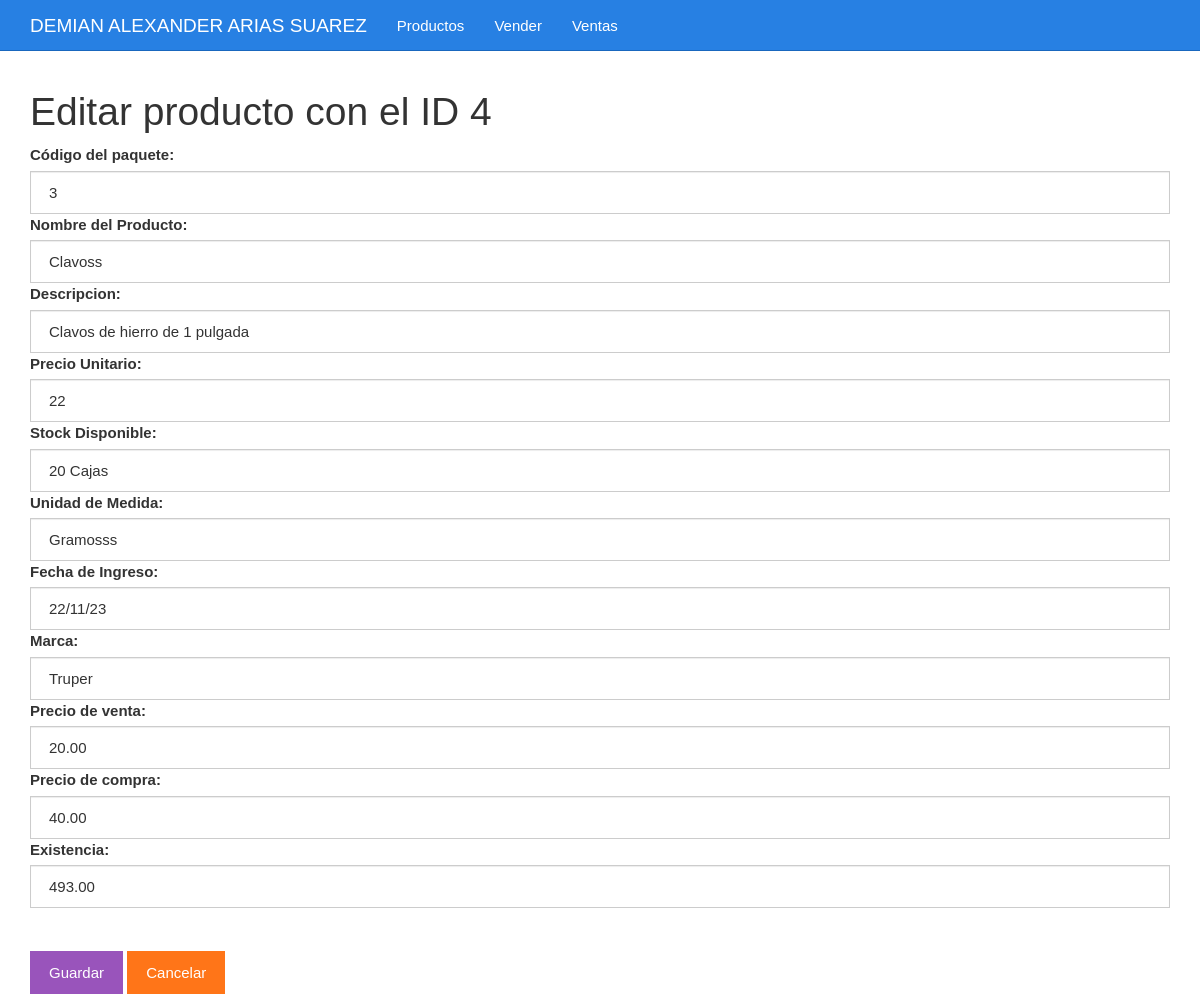
The page /editar.php?id=4 on the database its author committed.
### tables this page shows
CREATE TABLE `tbl_productos` (
  `id` bigint(20) UNSIGNED NOT NULL,
  `codigo` varchar(255) NOT NULL,
  `nombrep` varchar(255) NOT NULL,
  `descr` varchar(100) NOT NULL,
  `preciou` int(10) NOT NULL,
  `stockd` varchar(100) NOT NULL,
  `unidadm` varchar(255) NOT NULL,
  `fechai` varchar(100) NOT NULL,
  `marca` varchar(255) NOT NULL,
  `precioVenta` decimal(5,2) NOT NULL,
  `precioCompra` decimal(5,2) NOT NULL,
  `existencia` decimal(5,2) NOT NULL
);

### editar.php (the view, shortened to what this page needs)
<?php
$id = $_GET["id"];
include_once "base_de_datos.php";
$sentencia = $base_de_datos->prepare("SELECT * FROM tbl_productos WHERE id = ?;");
$sentencia->execute([$id]);
$producto = $sentencia->fetch(PDO::FETCH_OBJ);
?>
<?php include_once "encabezado.php" ?>
	<div class="col-xs-12">
		<h1>Editar producto con el ID <?php echo $producto->id; ?></h1>
		<form method="post" action="guardarDatosEditados.php">
			<label for="codigo">Código del paquete:</label>
			<input value="<?php echo $producto->codigo ?>" class="form-control" name="codigo" required type="text" id="codigo" placeholder="Escribe el código">
			<label for="nombrep">Nombre del Producto:</label>
			<input value="<?php echo $producto->nombrep ?>" class="form-control" name="nombrep" required type="text" id="nombrep" placeholder="Escribe el Nuevo Nombre">
			<label for="descr">Descripcion:</label>
			<input value="<?php echo $producto->descr ?>" id="descr" name="descr" class="form-control" required type="text" placeholder="Escribe el paquete y recarga">
			<label for="preciou">Precio Unitario:</label>
			<input value="<?php echo $producto->preciou ?>" class="form-control" name="preciou" required type="number" id="preciou" placeholder="Escribe el id_chip">
			<label for="stockd">Stock Disponible:</label>
			<input value="<?php echo $producto->stockd ?>" id="stockd" name="stockd" class="form-control" required type="text" placeholder="Escribe el chip">
			<label for="unidadm">Unidad de Medida:</label>
			<input value="<?php echo $producto->unidadm ?>" class="form-control" name="unidadm" required type="text" id="unidadm" placeholder="Escribe el id_accesorio">
			<label for="fechai">Fecha de Ingreso:</label>
			<input value="<?php echo $producto->fechai ?>" id="fechai" name="fechai" class="form-control" required type="text" placeholder="Escribe el accesorio">
			<label for="marca">Marca:</label>
			<input value="<?php echo $producto->marca ?>" class="form-control" name="marca" required type="text" id="marca" placeholder="Escribe el id_tel">
			<label for="precioVenta">Precio de venta:</label>
			<input value="<?php echo $producto->precioVenta ?>" class="form-control" name="precioVenta" required type="number" id="precioVenta" placeholder="Precio de venta">
			<label for="precioCompra">Precio de compra:</label>
			<input value="<?php echo $producto->precioCompra ?>" class="form-control" name="precioCompra" required type="number" id="precioCompra" placeholder="Precio de compra">
			<label for="existencia">Existencia:</label>
			<input value="<?php echo $producto->existencia ?>" class="form-control" name="existencia" required type="number" id="existencia" placeholder="Cantidad o existencia">
			<br><br><input class="btn btn-info" type="submit" value="Guardar">
			<a class="btn btn-warning" href="./listar.php">Cancelar</a>
		</form>
	</div>
<?php include_once "pie.php" ?>

### css/estilo.css (style rules this page uses)
body { padding-top: 70px; }

### rows shown on the page
tbl_productos: id "4", codigo "3", nombrep "Clavoss", descr "Clavos de hierro de 1 pulgada", preciou "22", stockd "20 Cajas", unidadm "Gramosss", fechai "22/11/23", marca "Truper", precioVenta "20.00", precioCompra "40.00", existencia "493.00"
